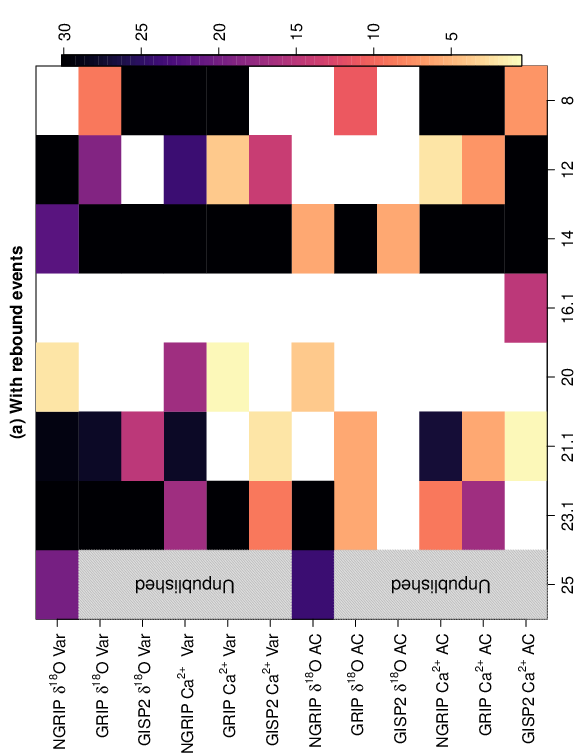

This figure's R source:
library(palinsol)
library(Hmisc)
library(misty)
library(Kendall)
library(nonlinearTseries)
library(fields)
library(RColorBrewer)
library(viridis)   


tab1<-read.xlsx("../Rasmussen_et_al_2014_QSR_Table_2.xlsx",sheet=1,skip=28)
tab1<-tab1[,1:8]
i1<-c(9,13,15,17,19,21,23,25,29,33,35,37,39,43,53,55,57,61,63,67,69,71,73,75,79,85,87,97,99,103,105,109,111)
i2<-c(2,12,14,16,18,20,22,24,26,30,34,36,38,40,44,54,56,58,62,64,68,70,72,74,76,80,86,88,98,100,104,106,110)
t1<-tab1[i1,3] # GI-start
t2<-tab1[i2,3] # GI-end
u1<-tab1[i1,4] # GI-start uncertainty
u2<-tab1[i2,4] # GI-end uncertainty
t1<-t1-2*4*(u1=="±4")-2*20*(u1=="a")-2*60*(u1=="b")-2*200*(u1=="c")-2*100*(u1=="d")-2*40*(u1=="f")
t2<-t2-2*4*(u2=="±4")+2*20*(u2=="a")+2*60*(u2=="b")+2*200*(u2=="c")+2*100*(u2=="d")+2*40*(u2=="f")
GI<-tab1[i1,6]
GI2<-tab1[i1,7] 
GI3<-tab1[i1,8] 
    
t1<--rev(t1)   # reverse
t2<--rev(t2)
GI<-rev(GI) 
GI2<-rev(GI2)
GI3<-rev(GI3)
dur<-t2-t1
    
p<-matrix(NA,length(t1),12)

for(k in 1:6){
    filename<-paste("result",k,".dat",sep="")
    tab<-read.table(filename)
    if(k==1) p[,1]<-tab[,2]
    if(k==1) p[,2]<-tab[,3]
    if(k==2) p[,3]<-tab[,2]
    if(k==2) p[,4]<-tab[,3]
    if(k==3) p[,5]<-tab[,2]
    if(k==3) p[,6]<-tab[,3]
    if(k==4) p[,7]<-tab[,2]
    if(k==4) p[,8]<-tab[,3]
    if(k==5) p[,9]<-tab[,2]
    if(k==5) p[,10]<-tab[,3]
    if(k==6) p[,11]<-tab[,2]
    if(k==6) p[,12]<-tab[,3]
}

p[,1:12]<-p[,12:1]
p[p==0]<--100

ii<-c(2, 6,  8,  9, 16, 19, 20, 24) # NGRIP d18O

cl<-c(brewer.pal(n = 9, name = "Blues")[2:6],brewer.pal(n = 9, name = "RdPu")[5:9])

postscript(file="result_matrix2.eps",encoding="WinAnsi.enc",horizontal=TRUE)
par(mfrow=c(1,1))
par(mar=c(0,0,0,0))
par(oma=c(0,0,0,0))
par(mai = c(0.4, 1.9, 0.5, 0))
laby<-c(expression(paste("GISP2 Ca"^{"2+"}," AC")),
        expression(paste("GISP2 Ca"^{"2+"}," Var")),
        expression(paste("GRIP Ca"^{"2+"}," AC")),
        expression(paste("GRIP Ca"^{"2+"}," Var")),
        expression(paste("NGRIP Ca"^{"2+"}," AC")),
        expression(paste("NGRIP Ca"^{"2+"},"  Var")),
        expression(paste("GISP2 ",delta^{18},"O AC")),
        expression(paste("GISP2 ",delta^{18},"O Var")),
        expression(paste("GRIP ",delta^{18},"O AC")),
        expression(paste("GRIP ",delta^{18},"O Var")),
        expression(paste("NGRIP ",delta^{18},"O AC")),
        expression(paste("NGRIP ",delta^{18},"O Var")))
image.plot(1:length(ii),1:12,p[ii,],zlim=c(1.51,28.51),xlab="",ylab="",col=cl,xaxt="n",yaxt="n",legend.lab="", legend.width=1, legend.cex=2, axis.args=list(cex.axis=1.3))
axis(1, at=1:length(ii), labels=GI2[ii], cex.axis=1.3) 
axis(2, at=1:12, labels=laby, cex.axis=1.3, las = 1)
rect(0.5, 0.5, 1.5, 10.5, density = 50, col = "gray", angle = -30, border = "transparent")
text(1,5.5,"Unpublished",cex=1.5,srt=90)
title("(a) With rebound events",cex.main=1.4,col=1,xpd = NA,line = 1) 
dev.off()
